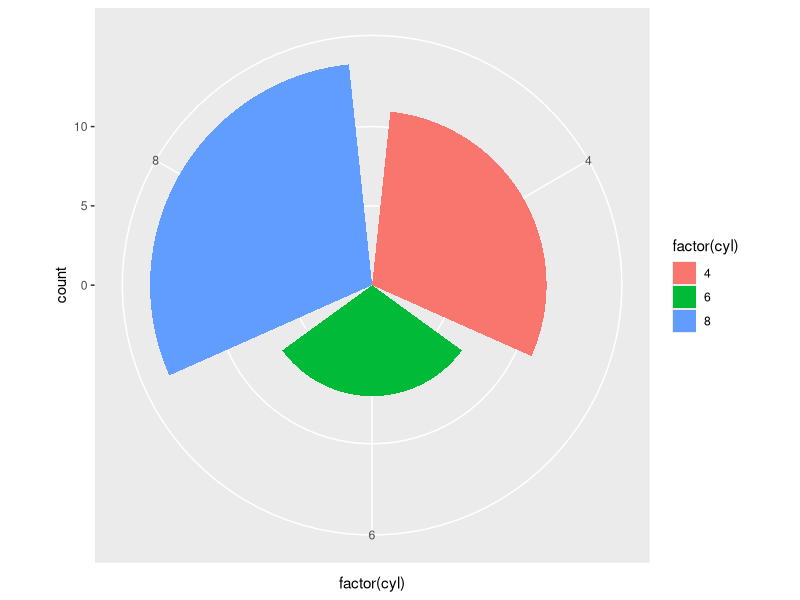
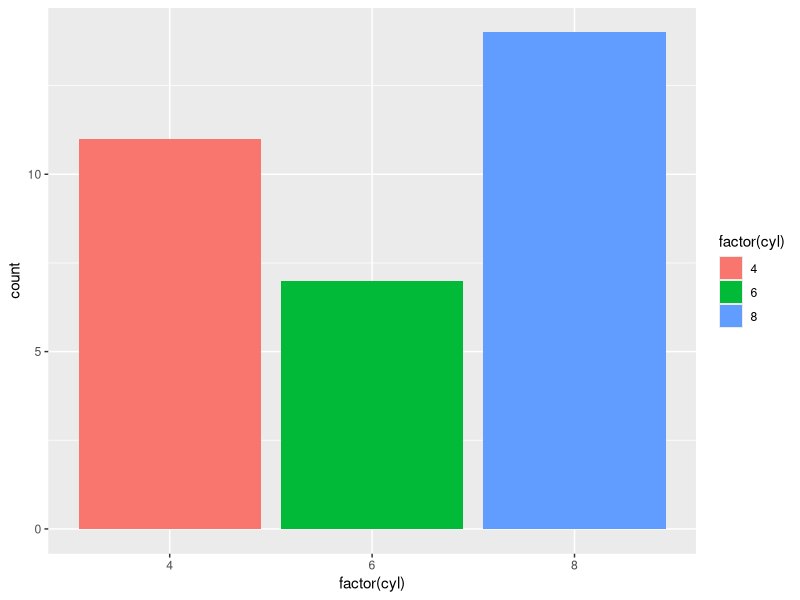
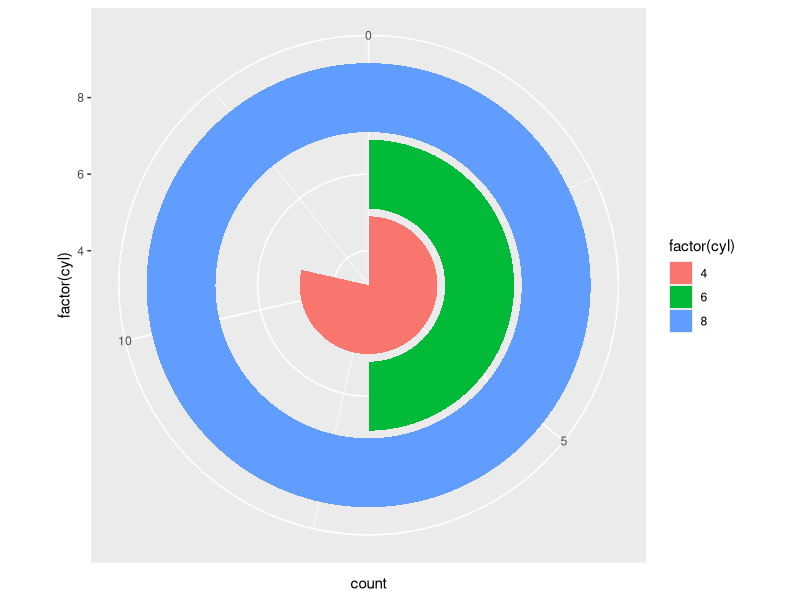
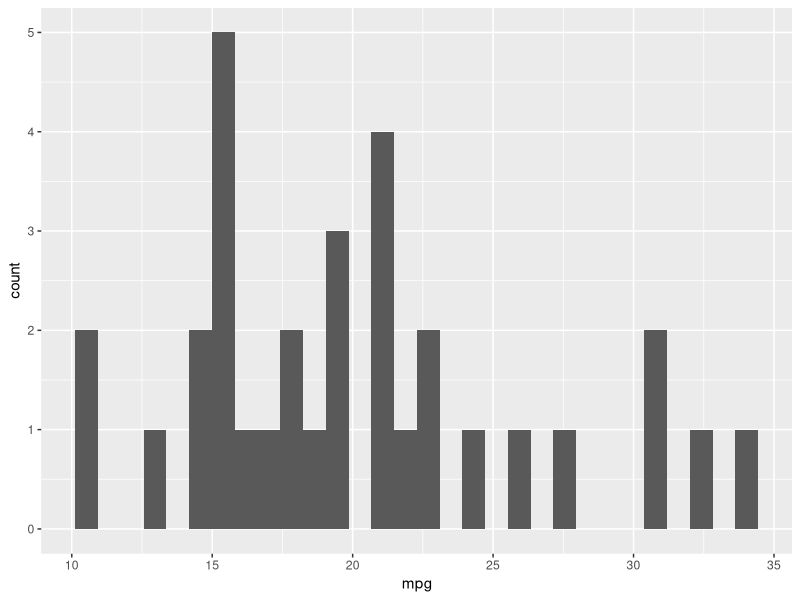

Write R code to recreate these figures, in order.
library('ggplot2')
p <- ggplot(mtcars, aes(factor(cyl)))
p <- p + geom_bar(aes(fill = factor(cyl))) 
p + coord_polar()

# New plots

p + geom_bar(aes(fill = factor(cyl)))

p + geom_bar(aes(fill = factor(cyl))) + coord_polar(theta = 'y')

# Histograms
head(mtcars)
p2 <- ggplot(aes(x = mpg), data = mtcars)
p2 <- p2 + geom_histogram()
p2
